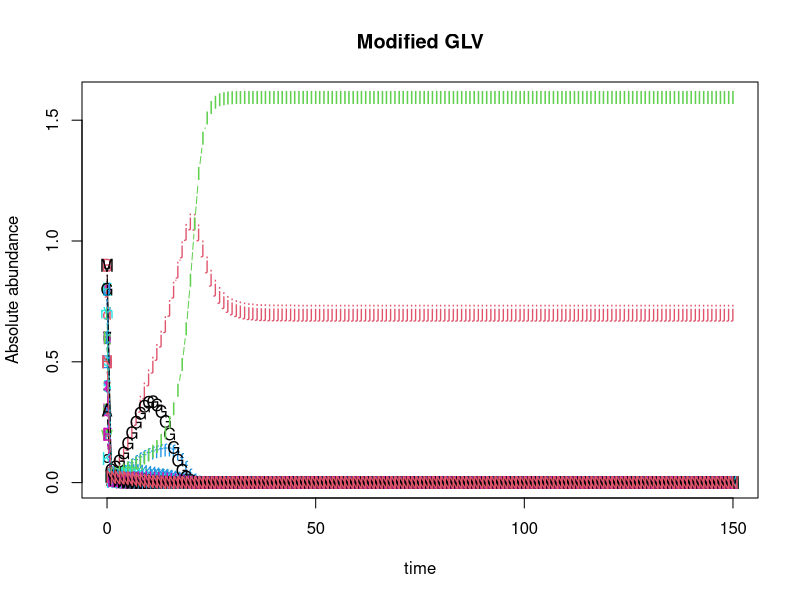
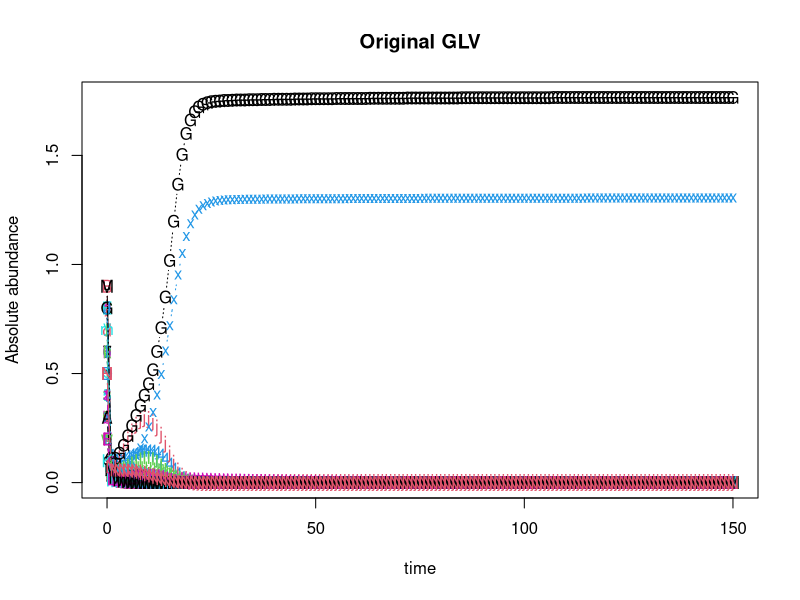

The R source for these figures, in order:
library(deSolve)

#Define GLV with varying coefficient
glv <- function(t, x, params){
  with(as.list(params, c(x)),{
    dx <- alpha*x + x*(c0%*%x)+x*t(t(x)%*%(do.call(cbind, lapply(l, FUN=function(ma) ma%*%x))))
    list(dx)
  })
}
#glv1 as original GLV
#c0 is beta
glv1 <- function(t, x, params){
  with(as.list(params, c(x)),{
    dx <- alpha*x + x*(c0%*%x)
    list(dx)
  })
}


#Define integration method
n.integrate <- function(time, init.x, model, params){
  as.data.frame(lsoda(init.x, time, model, params))
}


#Define community size
N <- 50

#Define species intrinsic growth rate
alpha <- runif(N)

#Define the constant in species-species interation coefficient
c0 <- matrix(runif(N*N, min = -1, max = 0),nrow = N)
#Set species self interation to -0.5
for (i in 1:N) {
  for (j in 1:N) {
    if (i == j) {
      c0[i,j] <-  -0.5
    }
  }
}

#Define coefficient of linear term in species-species interation coefficient
ck <- runif(N*N, min = -1, max = 0.2)
ck <- matrix(ck, nrow = N)
l <- list()
for (i in 1:N) {
  #For i-th matrix, i-th row is 0
  temp <- ck
  temp[i,] <- 0
  
  #In i-th matrix, elements are 0 if k (column) == either j (row) or i (matrix order)
  for (j in 1:N) {
    for (k in 1:N) {
      if (k==j | k == i) {
        temp[j,k] <- 0
      }
    }
  }
  
  #Control the prevalence of thrid party effects
  #for (element in 1:length(temp)) {
  #  dice <- runif(1)
  #  if (dice > 0.8) {
  #    temp[element] <- 0
  #  }
  #}
  l[[i]] <- temp
}


#Define initial abundance between 0.1 and 1, to 1 decimal place
init.x <- floor(runif(N, min = 1, max = 10))/10

#Solve the ode
dat <- n.integrate(0:150, init.x, glv, list(alpha=alpha, c0=c0, l=l))
dat1 <- n.integrate(0:150, init.x, glv1, list(alpha=alpha, c0=c0))
#Plot

matplot(x=dat$time, y=dat[,-1], typ='b', xlab='time', ylab='Absolute abundance', main='Modified GLV')
matplot(x=dat1$time, y=dat1[,-1], typ='b', xlab='time', ylab='Absolute abundance', main='Original GLV')



###############################################################################
#Generate 2^N communities where species in each community (max possible N) are present or absent
###############################################################################

#Generate boolean mask of 2^N x N matrix
#repeatBinaryNTimes <- rep(list(c(0,1)),N)
#mask <- expand.grid(repeatBinaryNTimes)
#When N is 50, the mask is too large

#Generate random boolean mask of 100 x N
##############
#Implementation without checking duplicate observations
##############
mask <- as.data.frame(matrix(sample(c(0,1),5000, replace = TRUE), ncol = 50))

##############
#Implementation checking duplicate observations (slow!)
##############
##First row of mask:
#mask <- as.data.frame(matrix(sample(c(0,1),50, replace = TRUE), ncol = 50))
#for (row in 2:100) {
#  tempNextRow <-  sample(c(0,1),50, replace = TRUE)
#  #Assume this has not appeared before
#  appeared <- FALSE
#  #Run through 1:row-1 to check if appeared. If yes, generate a new one and do again
#  while (TRUE) {
#    for (subrow in 1:(row-1)) {
#      if (all(mask[subrow,] == tempNextRow)) {
#        appeared <- TRUE
#        break
#      }
#    }
#    if (appeared == FALSE) {
#      #Break out of while loop
#      break
#    }
#    tempNextRow <-  sample(c(0,1),50, replace = TRUE)
#  }
#  mask[row,] <- tempNextRow
#}


#Loop through 2^N(or 100) to apply each row in mask to initial abundance, solve ode, and retrieve final abundance
SSMatrix <- as.data.frame(matrix(nrow = 100, ncol = N))
colnm <- c(1:N)
colnames(SSMatrix) <- colnm
for (i in 1:100) {
  init <- init.x*mask[i,]
  init <- as.numeric(init)
  dat <- n.integrate(0:150, init, glv, list(alpha=alpha, c0=c0, l=l))
  SSMatrix[i,] <- dat[nrow(dat),2:(N+1)]
}
